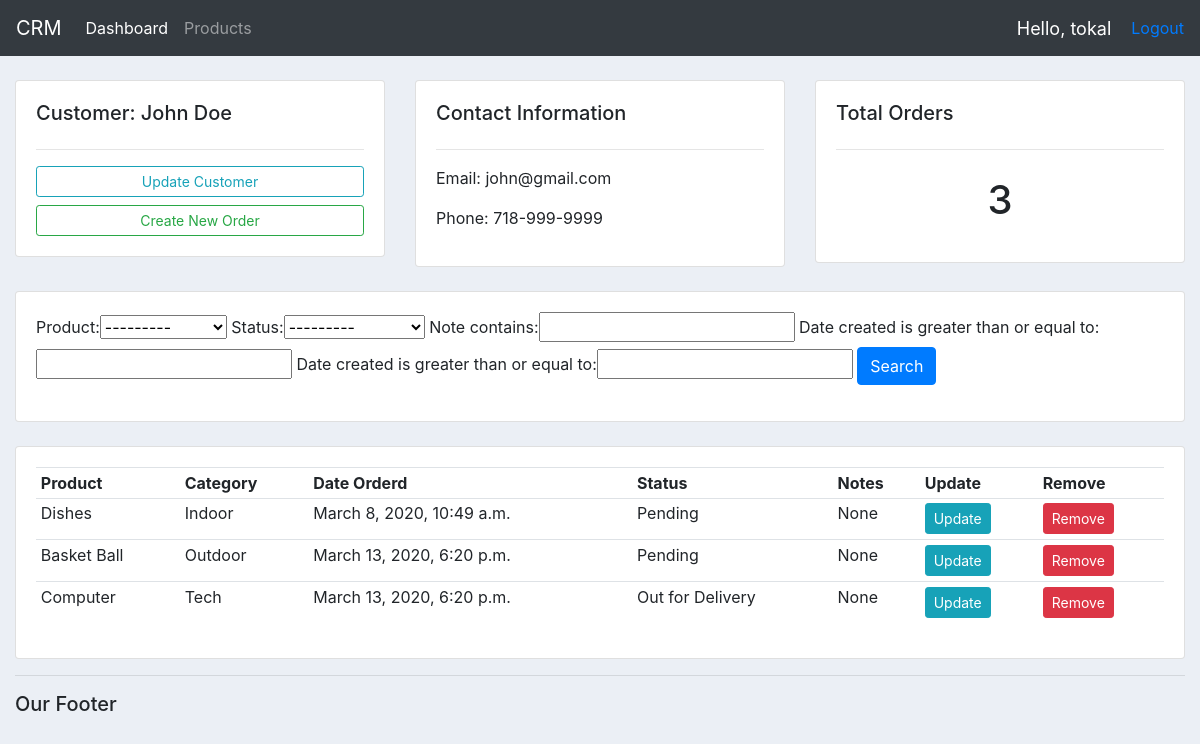
The app's page /customer/1/ (signed in) with its own data.
### accounts/models.py (models this page shows, shortened)
class Customer(models.Model):
    user = models.OneToOneField(User, null=True, blank=True, on_delete=models.CASCADE)
    name = models.CharField(max_length=200, null=True)
    phone = models.CharField(max_length=200, null=True)
    email = models.CharField(max_length=200, null=True)
    profile_pic = models.ImageField(default='profile1.png', null=True, blank=True)
    date_created = models.DateTimeField(auto_now=True)

class Order(models.Model):
    STATUS = (
             ('Pending', 'Pending'),
             ('Out for Delivery', 'Out for Delivery'),
             ('Delivered', 'Delivered'),
             )
    customer = models.ForeignKey(Customer, null=True, on_delete = models.SET_NULL)
    product  = models.ForeignKey(Product, null=True, on_delete = models.SET_NULL )
    date_created = models.DateTimeField(auto_now_add=True, null=True)
    status = models.CharField(max_length=200, null=True, choices=STATUS)
    note = models.CharField(max_length=200, null=True, blank=True)

class Product(models.Model):
    CATEGORY = (
                ('Indoor', 'Indoor'),
                ('Outdoor', 'Outdoor'),
                ('Tech', 'Tech'),
                )
    name = models.CharField(max_length=200, null=True)
    price = models.FloatField(null=True)
    category = models.CharField(max_length=200, null=True, choices=CATEGORY)
    description = models.CharField(max_length=200, null=True, blank=True)
    date_created = models.DateTimeField(auto_now=True)
    tags = models.ManyToManyField(Tag)
    def __str__(self):
        return self.name

### accounts/views.py (the view)
# urls.py: path('customer/<str:pk>/', views.customer, name='customer'),
@login_required(login_url='login')
def customer(request, pk):
    customer = Customer.objects.get(id=pk)
    orders = customer.order_set.all()
    order_count = orders.count()
    myFilter = OrderFilter(request.GET, queryset=orders)
    orders = myFilter.qs
    context = {'customer': customer, 'orders': orders, 'order_count': order_count,
        'myFilter': myFilter}
    return render(request, 'accounts/customer.html', context)

### accounts/templates/accounts/customer.html
{% extends 'accounts/main.html' %}
{% block content %}
	<br>
<div class="row">
	<div class="col-md">
		<div class="card card-body">
			<h5>Customer: {{customer.name}}</h5>
			<hr>
			<a class="btn btn-outline-info  btn-sm btn-block" href="">Update Customer</a>
			<a class="btn btn-outline-success  btn-sm btn-block" href="{% url 'create_order' customer.id %}">Create New Order</a>
		</div>
	</div>
	<div class="col-md">
		<div class="card card-body">
			<h5>Contact Information</h5>
			<hr>
			<p>Email: {{customer.email}}</p>
			<p>Phone: {{customer.phone}}</p>
		</div>
	</div>
	<div class="col-md">
		<div class="card card-body">
			<h5>Total Orders</h5>
			<hr>
			<h1 style="text-align: center;padding: 10px">{{ order_count }}</h1>
		</div>
	</div>
</div>
<br>
<div class="row">
	<div class="col">
		<div class="card card-body">
			<form method="get">
				{{myFilter.form}}
		    <button class="btn btn-primary" type="submit">Search</button>
		  </form>
		</div>
	</div>
</div>
<br>
<div class="row">
	<div class="col-md">
		<div class="card card-body">
			<table class="table table-sm">
				<tr>
					<th>Product</th>
					<th>Category</th>
					<th>Date Orderd</th>
					<th>Status</th>
					<th>Notes</th>
					<th>Update</th>
					<th>Remove</th>
				</tr>
				{% for order in orders %}
				<tr>
					<td>{{ order.product }}</td>
					<td>{{ order.product.category }}</td>
					<td>{{ order.date_created }}</td>
					<td>{{ order.status }}</td>
					<td>{{ order.note }}</td>
					<td><a class='btn btn-sm btn-info' href="{% url 'update_order' order.id %}">Update</a></td>
                    <td><a class='btn btn-sm btn-danger'href="{% url 'delete_order' order.id %}">Remove</a></td>
				</tr>
				{% endfor %}
			</table>
		</div>
</div>
{% endblock content %}

### accounts/templates/accounts/navbar.html (shortened to what this page needs)
{% load static %}
<nav class="navbar navbar-expand-lg navbar-dark bg-dark">
  <a class="navbar-brand" href="{% url 'home'%}">CRM</a>
  <div class="collapse navbar-collapse" id="navbarNav">
    <ul class="navbar-nav">
      {% if request.user.is_staff %}
      <li class="nav-item active">
        <a class="nav-link" href="{% url 'home' %}">Dashboard</a>
      </li>
      <li class="nav-item">
        <a class="nav-link" href="{% url 'products' %}">Products</a>
      </li>
      {% else %}
      <li class='nav-item'>
        <a class='nav-link' href="{% url 'account' %}">Settings</a>
      </li>
      {% endif %}
    </ul>
  </div>
  <span class='hello-msg' >Hello, {{ request.user }}</span>
  <span><a href="{% url 'logout' %}">Logout</a></span>
</nav>

### static/css/main.css (style rules this page uses)
body { background-color: #ebeff5; }

### accounts/templates/accounts/navbar.html (style rules this page uses)
.hello-msg { font-size: 18px; color: #fff; margin-right: 20px }

### records on screen
Customer: name "John Doe", email "john@gmail.com", phone "718-999-9999"
Order: product "Dishes", product.category "Indoor", date_created "March 8, 2020, 10:49 a.m.", status "Pending", note "None"
Order: product "Basket Ball", product.category "Outdoor", date_created "March 13, 2020, 6:20 p.m.", status "Pending", note "None"
Order: product "Computer", product.category "Tech", date_created "March 13, 2020, 6:20 p.m.", status "Out for Delivery", note "None"

### other values on screen
{{ request.user }} "tokal"
{{ order_count }} "3"
